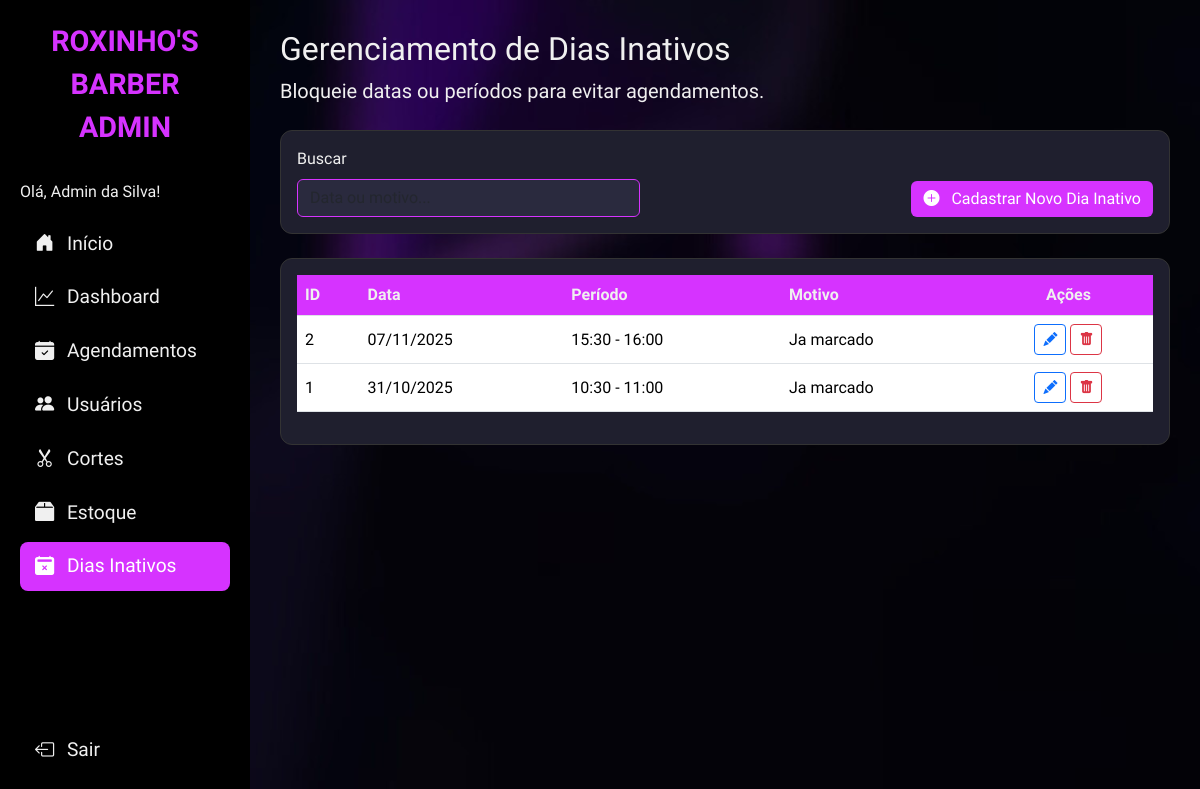
The page /app/views/admin/diasInativos.php (signed in) on the database its author committed.
### tables this page shows
CREATE TABLE `dia_inativo` (
  `diaInativo_id` int NOT NULL AUTO_INCREMENT,
  `diaInativo_data_inativa` date DEFAULT NULL,
  `diaInativo_hora_inicio` time DEFAULT NULL,
  `diaInativo_hora_fim` time DEFAULT NULL,
  `diaInativo_motivo` varchar(255) DEFAULT NULL,
  `usuario_id` int NOT NULL,
  PRIMARY KEY (`diaInativo_id`),
  KEY `usuario_id` (`usuario_id`),
  CONSTRAINT `dia_inativo_ibfk_1` FOREIGN KEY (`usuario_id`) REFERENCES `usuario` (`usuario_id`) ON DELETE CASCADE ON UPDATE CASCADE
);

### app/views/admin/diasInativos.php (the view, shortened to what this page needs)
<?php
require_once '../../config/database.php';
$nome_admin = $_SESSION['usuario_nome'];
$stmt_dias = $conn->prepare("SELECT diaInativo_id, diaInativo_data_inativa, diaInativo_hora_inicio, diaInativo_hora_fim, diaInativo_motivo FROM dia_inativo ORDER BY diaInativo_data_inativa DESC, diaInativo_hora_inicio ASC");
$stmt_dias->execute();
$diasInativos = $stmt_dias->get_result()->fetch_all(MYSQLI_ASSOC);
?>
<!DOCTYPE html>
<html lang="pt-br">
<head>
    <link href="https://cdn.jsdelivr.net/npm/bootstrap@5.3.3/dist/css/bootstrap.min.css" rel="stylesheet">
    <link href="https://cdn.jsdelivr.net/npm/bootstrap-icons@1.10.5/font/bootstrap-icons.css" rel="stylesheet">
</head>
<body>
    <div class="sidebar" id="sidebar">
        <div class="logo">ROXINHO'S BARBER <br> ADMIN</div>
        <div> Olá, <?php echo htmlspecialchars($nome_admin) ?>!</div>
        <ul class="nav flex-column mt-3">
            <li class="nav-item"><a class="nav-link" href="index.php"><i class="bi bi-house-door-fill me-2"></i> Início</a></li>
            <li class="nav-item"><a class="nav-link" href="dashboard.php"><i class="bi bi-graph-up me-2"></i> Dashboard</a></li>
            <li class="nav-item"><a class="nav-link" href="agendamentos.php"><i class="bi bi-calendar-check-fill me-2"></i> Agendamentos</a></li>
            <li class="nav-item"><a class="nav-link" href="usuarios.php"><i class="bi bi-people-fill me-2"></i> Usuários</a></li>
            <li class="nav-item"><a class="nav-link" href="cortes.php"><i class="bi bi-scissors me-2"></i> Cortes</a></li>
            <li class="nav-item"><a class="nav-link" href="estoque.php"><i class="bi bi-box2-fill me-2"></i> Estoque</a></li>
            <li class="nav-item"><a class="nav-link active" href="diasInativos.php"><i class="bi bi-calendar2-x-fill me-2"></i> Dias Inativos</a></li>
        </ul>
        <ul class="nav flex-column logout-link">
            <li class="nav-item"><a class="nav-link" href="../../controllers/usuarioController.php?logout=1"><i class="bi bi-box-arrow-left me-2"></i> Sair</a></li>
        </ul>
    </div>
    <div class="main-content" id="main-content">
        <header class="mb-4">
            <h2>Gerenciamento de Dias Inativos</h2>
            <p class="lead">Bloqueie datas ou períodos para evitar agendamentos.</p>
        </header>
        <div class="card-kpi p-3 mb-4">
            <div class="row align-items-end">
                <div class="col-lg-5"><label class="form-label">Buscar</label><input type="text" id="filtroBusca" class="form-control form-control-dark" placeholder="Data ou motivo..."></div>
                <div class="col-lg-7 text-md-end"><a href="forms/criarDiaInativo.php" class="btn btn-purple"><i class="bi bi-plus-circle-fill me-2"></i> Cadastrar Novo Dia Inativo</a></div>
            </div>
        </div>
        <div class="card-kpi p-3">
            <div class="table-responsive">
                <table class="table table-dark-custom align-middle" id="tabelaDiasInativos">
                    <thead>
                        <tr>
                            <th>ID</th>
                            <th>Data</th>
                            <th>Período</th>
                            <th>Motivo</th>
                            <th class="text-center">Ações</th>
                        </tr>
                    </thead>
                    <tbody>
                        <?php if (empty($diasInativos)): ?><tr>
                                <td colspan="5" class="text-center p-4">Nenhum registro.</td>
                            </tr><?php else: ?>
                            <?php foreach ($diasInativos as $dia): ?>
                                <tr>
                                    <td><?= $dia['diaInativo_id'] ?></td>
                                    <td><?= date("d/m/Y", strtotime($dia['diaInativo_data_inativa'])) ?></td>
                                    <td><?= ($dia['diaInativo_hora_inicio']) ? substr($dia['diaInativo_hora_inicio'], 0, 5) . ' - ' . substr($dia['diaInativo_hora_fim'], 0, 5) : 'Dia Todo' ?></td>
                                    <td><?= htmlspecialchars($dia['diaInativo_motivo']) ?></td>
                                    <td class="text-center">
                                        <a href="forms/editarDiaInativo.php?id=<?= $dia['diaInativo_id'] ?>" class="btn btn-sm btn-outline-primary"><i class="bi bi-pencil-fill"></i></a>
                                        <a href="../../controllers/admin/DiaInativoController.php?acao=excluir&id=<?= $dia['diaInativo_id'] ?>" class="btn btn-sm btn-outline-danger" onclick="return confirm('Excluir este registro?');"><i class="bi bi-trash-fill"></i></a>
                                    </td>
                                </tr>
                        <?php endforeach;
                                endif; ?>
                    </tbody>
                </table>
            </div>
        </div>
    </div>
</body>
</html>

### app/views/admin/diasInativos.php (style rules this page uses)
:root { --cor-fundo: #181828; --cor-fundo-secundario: #1f1f2e; --cor-texto: #f0f0f0; --cor-primaria: #d633ff; --cor-secundaria: #e6b800; }
body { font-family: 'Barlow Condensed', sans-serif; background-image: url('../../public/assets/img/background.png'); color: var(--cor-texto); }
.sidebar { position: fixed; top: 0; left: 0; bottom: 0; z-index: 1000; width: 250px; padding: 20px; background-color: #000; display: flex; flex-direction: column; transition: transform 0.3s ease; }
.sidebar .logo { font-size: 1.8rem; font-weight: bold; color: var(--cor-primaria); text-align: center; margin-bottom: 30px; }
.sidebar .nav-link { color: var(--cor-texto); font-size: 1.2rem; padding: 10px 15px; margin-bottom: 5px; border-radius: 8px; transition: background-color 0.3s, color 0.3s; }
.sidebar .nav-link:hover, .sidebar .nav-link.active { background-color: var(--cor-primaria); color: #fff; }
.sidebar .logout-link { margin-top: auto; }
.main-content { margin-left: 250px; padding: 30px; transition: margin-left 0.3s ease; }
.card-kpi { background-color: var(--cor-fundo-secundario); border: 1px solid #333; border-radius: 12px; padding: 20px; color: var(--cor-texto); }
.table-dark-custom thead th { color: var(--cor-texto); background-color: var(--cor-primaria); }
.form-control-dark { background-color: #2a2a3e; color: #fff; border: 1px solid var(--cor-primaria); }
.btn-purple { background-color: var(--cor-primaria); color: #fff; border: none; }

### rows shown on the page
dia_inativo: diaInativo_id "2", diaInativo_data_inativa "07/11/2025", diaInativo_hora_inicio "15:30", diaInativo_hora_fim "16:00", diaInativo_motivo "Ja marcado"
dia_inativo: diaInativo_id "1", diaInativo_data_inativa "31/10/2025", diaInativo_hora_inicio "10:30", diaInativo_hora_fim "11:00", diaInativo_motivo "Ja marcado"

### other values the page prints
$nome_admin "Admin da Silva"
